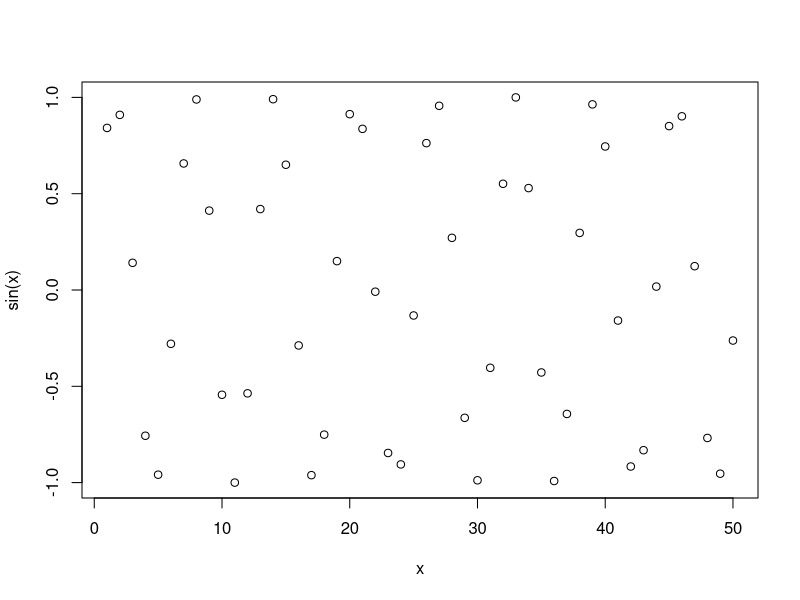
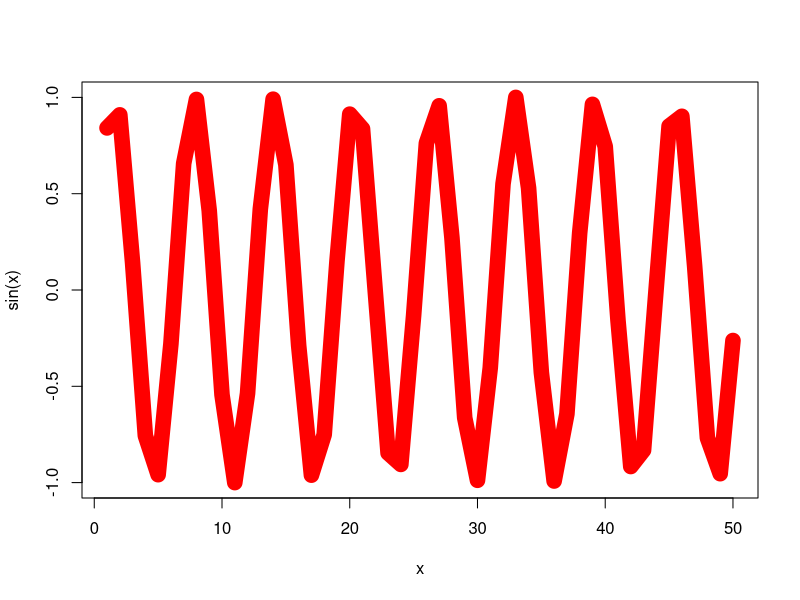

Source code (R) for these figures, in order:
#' ---
#' title: "Lab Class 4"
#' author: "Dariana Becerra Guzman"
#' ---

x <- 1:50
plot(x, sin(x))
plot (x, sin(x), typ="l", col="red", lwd=15)
log(10, base = 10)


install.packages("tinytex")
